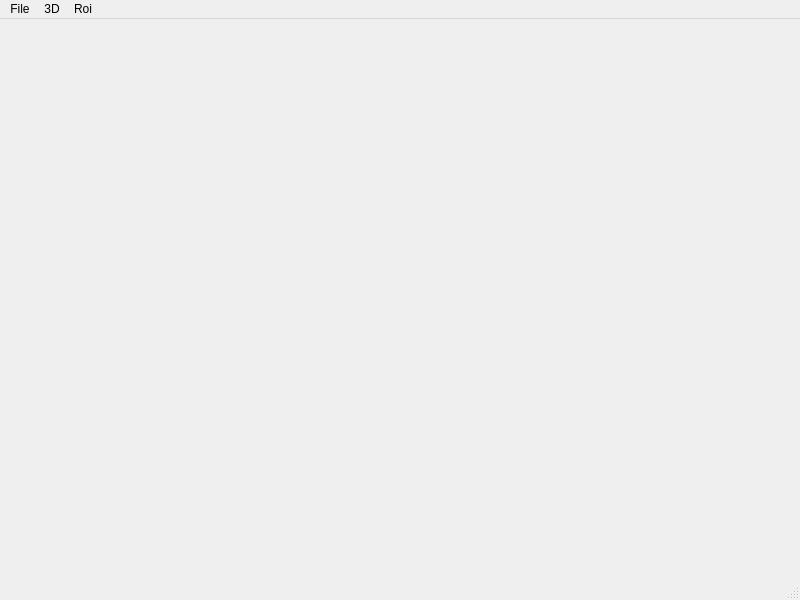
<?xml version="1.0" encoding="UTF-8"?>
<ui version="4.0">
 <class>NEW3DClass</class>
 <widget class="QMainWindow" name="NEW3DClass">
  <property name="geometry">
   <rect>
    <x>0</x>
    <y>0</y>
    <width>800</width>
    <height>600</height>
   </rect>
  </property>
  <property name="windowTitle">
   <string>3D</string>
  </property>
  <widget class="QWidget" name="centralwidget">
   <layout class="QGridLayout" name="gridLayout">
    <item row="0" column="0">
     <layout class="QVBoxLayout" name="verticalLayout">
      <item>
       <layout class="QHBoxLayout" name="horizontalLayout">
        <item>
         <widget class="QVTKWidget" name="m_qVTKViewer" native="true"/>
        </item>
        <item>
         <widget class="QVTKWidget" name="m_qVTKViewer_2" native="true">
          <zorder>m_qVTKViewer</zorder>
          <zorder>m_qVTKViewer</zorder>
         </widget>
        </item>
       </layout>
      </item>
      <item>
       <spacer name="verticalSpacer">
        <property name="orientation">
         <enum>Qt::Vertical</enum>
        </property>
        <property name="sizeType">
         <enum>QSizePolicy::Preferred</enum>
        </property>
        <property name="sizeHint" stdset="0">
         <size>
          <width>17</width>
          <height>78</height>
         </size>
        </property>
       </spacer>
      </item>
     </layout>
    </item>
   </layout>
  </widget>
  <widget class="QMenuBar" name="menubar">
   <property name="geometry">
    <rect>
     <x>0</x>
     <y>0</y>
     <width>800</width>
     <height>21</height>
    </rect>
   </property>
   <widget class="QMenu" name="menuFile">
    <property name="title">
     <string>File</string>
    </property>
    <addaction name="actionOpen"/>
    <addaction name="actionImport"/>
    <addaction name="actionSave"/>
   </widget>
   <widget class="QMenu" name="menu3D">
    <property name="title">
     <string>3D</string>
    </property>
    <widget class="QMenu" name="menu2D">
     <property name="title">
      <string>2D</string>
     </property>
     <addaction name="actionX"/>
     <addaction name="actionY"/>
     <addaction name="actionZ"/>
    </widget>
    <addaction name="menu2D"/>
    <addaction name="actionCacheImage"/>
    <addaction name="action3D"/>
   </widget>
   <widget class="QMenu" name="menuRoi">
    <property name="title">
     <string>Roi</string>
    </property>
    <widget class="QMenu" name="menuStyle">
     <property name="title">
      <string>Style</string>
     </property>
     <addaction name="actionNormal"/>
     <addaction name="actionRubber"/>
    </widget>
    <addaction name="menuStyle"/>
    <addaction name="actionFit_Plane"/>
    <addaction name="actionPick_Points"/>
    <addaction name="actionCorrect"/>
   </widget>
   <addaction name="menuFile"/>
   <addaction name="menu3D"/>
   <addaction name="menuRoi"/>
  </widget>
  <widget class="QStatusBar" name="statusbar"/>
  <action name="actionOpen">
   <property name="text">
    <string>Open</string>
   </property>
  </action>
  <action name="actionImport">
   <property name="text">
    <string>Import</string>
   </property>
  </action>
  <action name="actionSave">
   <property name="text">
    <string>Save</string>
   </property>
  </action>
  <action name="actionCacheImage">
   <property name="text">
    <string>CacheImage</string>
   </property>
  </action>
  <action name="action3D">
   <property name="text">
    <string>3D</string>
   </property>
  </action>
  <action name="actionX">
   <property name="text">
    <string>ShowX</string>
   </property>
  </action>
  <action name="actionY">
   <property name="text">
    <string>ShowY</string>
   </property>
  </action>
  <action name="actionZ">
   <property name="text">
    <string>2D</string>
   </property>
  </action>
  <action name="actionpickdata">
   <property name="text">
    <string>pickdata</string>
   </property>
  </action>
  <action name="actionNormal">
   <property name="text">
    <string>Normal</string>
   </property>
  </action>
  <action name="actionRubber">
   <property name="text">
    <string>Rubber</string>
   </property>
  </action>
  <action name="actionFit_Plane">
   <property name="text">
    <string>Fit Plane</string>
   </property>
  </action>
  <action name="actionPick_Points">
   <property name="text">
    <string>Pick Points</string>
   </property>
  </action>
  <action name="actionCorrect">
   <property name="text">
    <string>Correct</string>
   </property>
  </action>
 </widget>
 <customwidgets>
  <customwidget>
   <class>QVTKWidget</class>
   <extends>QWidget</extends>
   <header>D:\Program Files\PCL 1.8.0\3rdParty\VTK-7.1.1\VTK-7.1.1\GUISupport\Qt\qvtkwidget.h</header>
   <container>1</container>
  </customwidget>
 </customwidgets>
 <resources/>
 <connections/>
</ui>
